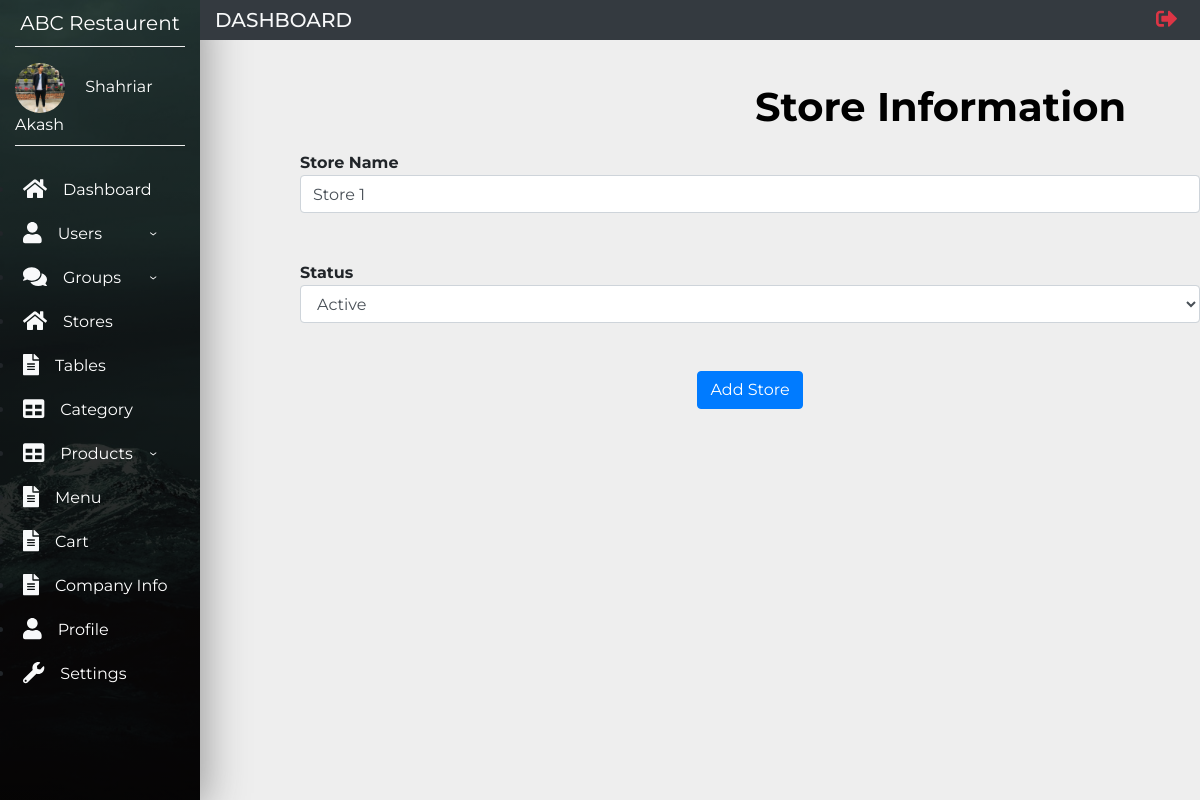
/views/editstore.php?id=1 (signed in), run on the app's committed database.
### tables this page shows
CREATE TABLE `userinfo` (
  `userid` int(11) NOT NULL,
  `firstName` varchar(80) NOT NULL,
  `lastName` varchar(80) DEFAULT NULL,
  `email` varchar(80) NOT NULL,
  `password` varchar(80) NOT NULL,
  `groupId` int(11) NOT NULL,
  `gender` varchar(20) NOT NULL,
  `phoneNo` int(11) NOT NULL
);

CREATE TABLE `store` (
  `storeId` int(11) NOT NULL,
  `storeName` varchar(50) NOT NULL,
  `status` varchar(50) NOT NULL
);

### models/database.php (called while the page is built, shortened)
<?php
	$serverName="localhost";
	$username="root";
	$password="";
	$db_name="wt_project";
	function get($query)
	{
		$data=array();
		global $serverName,$username,$password,$db_name;
		$conn=mysqli_connect($serverName,$username,$password,$db_name);
		$result=mysqli_query($conn,$query);
		if(mysqli_num_rows($result) > 0)
		{
			while($row=mysqli_fetch_assoc($result))
			{
				$entity=array();
				foreach($row as $k=>$v)
				{
					$entity[$k]=$row[$k];
				}
				$data[]=$entity;
			}
		}
		return $data;
	}
?>

### controllers/storeController.php (called while the page is built, shortened)
<?php
    include_once '../models/database.php';
    function getStore($id)
    {
        $query="SELECT * from store where storeId=$id";
        $store=get($query);
        return $store[0];
    }
?>

### views/editstore.php (the view, shortened to what this page needs)
<?php
    include_once('Main.php');
    include_once '../controllers/storeController.php';
    $store=getStore($_GET['id']);
?>
<div class="storeinner">
    <h1 class="storeh1"> <b>Store Information </b> </h1>
<form class="product_form" onsubmit="return valid()" action="../controllers/storeController.php" method="post">
    <b> Store Name </b><br>
    <input class="form form-control" type="text" name="name" id="name" placeholder="Enter Store Name" value="<?php echo $store['storeName'];?>"> <br>
    <br>
    <b>Status </b> <br>
    <select class="form form-control" name="status" id="status">
	    <option disabled selected><?php echo $store['status'];?></option>
    </select><br>
        <br>
    <div align="center">
	<input class="btn btn-primary" type="submit" id="add" name="update_store" value="Add Store"></p>
    </div> <br><br><br>
</form>
</div>
<?php include('Adminfooter.php') ?>

### views/Main.php (shortened to what this page needs)
<?php
    include_once '../models/database.php';
    $id=$_COOKIE['name'];
    function GetUser($id)
    {
        $query="SELECT * FROM userinfo WHERE userId=$id";
        $user=get($query);
        return $user[0];
    }
    $user=GetUser($id);
    $userName=$user["firstName"].' '.$user["lastName"];
?>
<!doctype html>
<html lang="en">
<head>
    <link rel="stylesheet" href="https://stackpath.bootstrapcdn.com/bootstrap/4.1.1/css/bootstrap.min.css"
>
    <link rel="stylesheet" href="styles/Adduser.css">
    <link rel="stylesheet" href="styles/companyinfo.css">
    <link rel="stylesheet" href="styles/profile.css">
    <link rel="stylesheet" href="styles/setting.css">
    <link rel="stylesheet" href="styles/style.css">
    <link rel="stylesheet" href="styles/Addproduct.css">
    <link rel="stylesheet" href="styles/AddGroup.css">
    <link rel="stylesheet" href="styles/ManageGroup.css">
    <link rel="stylesheet" href="styles/ManageUser.css">
    <link rel="stylesheet" href="styles/store.css">
</head>
<body>
    <nav class="navbar navbar-expand-md navbar-light">
        <div class="collapse navbar-collapse" id="myNavbar">
            <div class="container-fluid">
                <div class="row">
                    <div class="col-xl-2 col-lg-3 col-md-4 sidebar fixed-top">
                        <a href="#"
                            class="navbar-brand text-white d-block mx-auto text-center py-2 mb-3 bottom-border">ABC
                            Restaurent</a>
                        <div class="bottom-border pb-2">
                            <img src="images/admin.jpg" width="50" class="rounded-circle mr-3">
                            <span class="text-white">
                            <?php
                                echo $userName;
                            ?>
                            </span>
                        </div>
                        <ul class="menu-ul flex-column mt-4">
                            <li class="nav-item"><a href="Dashboard.php" class="nav-link text-white p-2 mb-1 sidebar-link"><i
                                        class="fas fa-home text-light fa-lg mr-3"></i>Dashboard</a></li>
                            <li id="user-nav"><a href="#" class="nav-link text-white p-2 mb-1 sidebar-link ">
                              <i class="fas fa-user text-light fa-lg mr-3"></i>Users</a>
                            </li>
                            <li id="Group-nav"><a href="#" class="nav-link text-white p-2 mb-1 sidebar-link"><i
                                    class="fas fa-comments text-light fa-lg mr-3"></i>Groups</a>
                            </li>
                            <li class="nav-item"><a href="store.php" class="nav-link text-white p-2 mb-1 sidebar-link"><i
                                        class="fas fa-home text-light fa-lg mr-3"></i>Stores</a></li>
                            <li class="nav-item"><a href="tables.php" class="nav-link text-white p-2 mb-1 sidebar-link"><i
                                        class="fas fa-file-alt text-light fa-lg mr-3"></i>Tables</a></li>
                            <li class="nav-item"><a href="category.php" class="nav-link text-white p-2 mb-1 sidebar-link"><i
                                        class="fas fa-table text-light fa-lg mr-3"></i>Category</a></li>
                            <li id="product-nav"><a href="#" class="nav-link text-white p-2 mb-1 sidebar-link"><i
                                        class="fas fa-table text-light fa-lg mr-3"></i>Products</a>
                            <li class="nav-item"><a href="menu.php" class="nav-link text-white p-2 mb-1 sidebar-link"><i
                                        class="fas fa-file-alt text-light fa-lg mr-3"></i>Menu</a></li>
                            <li class="nav-item"><a href="cart.php" class="nav-link text-white p-2 mb-1 sidebar-link"><i
                                        class="fas fa-file-alt text-light fa-lg mr-3"></i>Cart</a></li>
                            <li class="nav-item"><a href="companyinfo.php" class="nav-link text-white p-2 mb-1 sidebar-link"><i
                                        class="fas fa-file-alt text-light fa-lg mr-3"></i>Company Info</a></li>
                            <li class="nav-item"><a href="profile.php?id=<?php echo $id; ?>" class="nav-link text-white p-2 mb-1 sidebar-link"><i
                                        class="fas fa-user text-light fa-lg mr-3"></i>Profile</a></li>
                            <li class="nav-item"><a href="setting.php?id=<?php echo $id; ?>" class="nav-link text-white p-2 mb-1 sidebar-link"><i
                                        class="fas fa-wrench text-light fa-lg mr-3"></i>Settings</a></li>
                        </ul>
                    </div>
                    <div class="col-xl-10 col-lg-9 col-md-8 ml-auto bg-dark fixed-top py-0 top-navbar">
                        <div class="row align-items-center">
                            <div class="col-md-4">
                                <h5 class="text-light text-uppercase mb-0">Dashboard</h5>
                            </div>
                            <div class="col-md-5">
                            </div>
                            <div class="col-md-3">
                                <ul class="navbar-nav">
                                    <li class="nav-item ml-md-auto"><a href="#" class="nav-link" data-toggle="modal" data-target="#sign-out"><i class="fas fa-sign-out-alt text-danger fa-lg"></i></a></li>
                  </ul>
                </div>
              </div>
            </div>
          </div>
        </div>
      </div>
    </nav>

### views/styles/style.css (style rules this page uses)
body { font-family: 'Montserrat', sans-serif; background-color: #eee; }
.sidebar { height: 100vh; background: linear-gradient(rgba(0, 0, 0, .7), rgba(0, 0, 0, .9)), url(../images/img1.jpeg); background-position: center; background-repeat: no-repeat; background-size: cover; box-shadow: 5px 7px 40px #999; }
.menu-ul { margin-left: -40px; }
.bottom-border { border-bottom: 1px groove #eee; }
.sidebar-link { transition: all .4s; }

### views/styles/store.css (style rules this page uses)
.storeinner { padding-left: 300px; padding-top: 65px; }
.storeh1 { margin-top: 2px;; margin-left: 455px; margin-bottom:20px; color: black; }

### data on the page
userinfo: userName "Shahriar Akash"
store: name "Store 1", status "Active"
